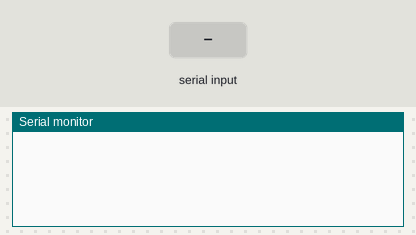
Simulated run of this sketch. Board: Arduino Uno, built with avr-gcc and run on an emulated ATmega328P. Shown: the last lines printed to the serial monitor. The inputs (shaded band) are chosen by the test bench.

Above: at 1.2 s.
1.3 s: "90,45\n" received over Serial
At 2.2 s:
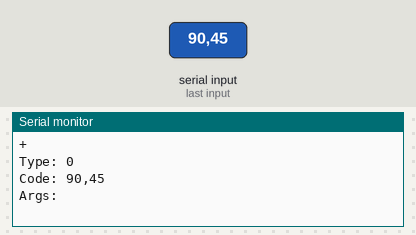
2.8 s: "5\n" received over Serial
At 3.7 s:
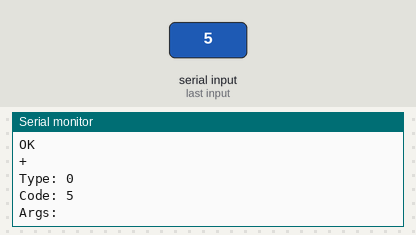
4.8 s: "1,90,45\n" received over Serial
At 6.7 s:
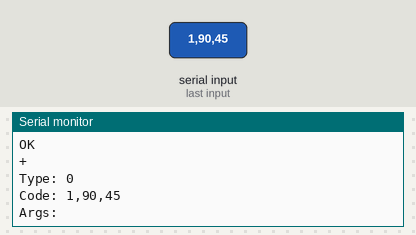

The sketch:

test_serial.ino
```cpp
#include "SerialIO.h"

#define DEBUG_SERIAL true

SerialIO IO;

struct Message currentMessage;

void setup() {
  IO = SerialIO();
}

void loop() {
  struct Message newMessage = IO.readMessage();
  if (newMessage.code != "") {
    handleMessage(newMessage);
  }
}

void handleMessage(struct Message message) {
  currentMessage = message;

  #if DEBUG_SERIAL
    echoMessageDebug(message);
  #endif

  if (message.type == COMMAND) {
    delay(2000);    // симуляция выполнения команды
    IO.sendCompletion();
  }
  else {
    delay(100);    // симуляция обработки данных с датчика
    struct Message outgoingMessage = IO.produceMessage(RESPONSE, "Hd", 120);
    IO.sendMessage(outgoingMessage);
  }

}

#if DEBUG_SERIAL
void echoMessageDebug(struct Message message) {

  Serial.println("Type: " + String(message.type));
  Serial.println("Code: " + message.code);
  Serial.print("Args:");
  for (int i = 0; i < IO.countArgs(message.args); i++) {
    Serial.print(" " + String(message.args[i]));
  }
  Serial.println();
}
#endif
```

SerialIO.cpp
```cpp
#include "Arduino.h"
#include "SerialIO.h"

SerialIO::SerialIO() {
  Serial.begin(9600);
}

const char REQUEST_PREFIX = '?';

struct Message SerialIO::readMessage() {
  struct Message result;

  String newMessage = readSerial();
  if (newMessage != "") {
    result = parseMessage(newMessage);
    sendConfirmation();
  }

  return result;
}

struct Message SerialIO::produceMessage(byte type, String code, int a0, int a1, int a2, int a3, int a4, int a5, int a6, int a7, int a8, int a9) {
  struct Message result;
  result.type = type;
  result.code = code;
  result.args[0] = a0; result.args[1] = a1; result.args[2] = a2; result.args[3] = a3; result.args[4] = a4;
  result.args[5] = a5; result.args[6] = a6; result.args[7] = a7; result.args[8] = a8; result.args[9] = a9;
  return result;
}

void SerialIO::sendMessage(struct Message message) {
  if (message.type == RESPONSE) {
    Serial.print('!');
  }
  Serial.print(message.code);
  for (int i = 0; i < countArgs(message.args); i++) {
    Serial.print(" ");
    Serial.print(String(message.args[i]));
  }
  Serial.println();
}

void SerialIO::sendConfirmation() {
  Serial.println("+");
}

void SerialIO::sendCompletion() {
  Serial.println("OK");
}

int SerialIO::countArgs(int args[]) {
  for (int i = 0; i < 10; i++) {
    if (args[i] == INT_MIN) {
      return i;
    }
  }
  return 10;
}

// читает все символы до '\n' и добавляет их в буффер. Если символ означает конец команды - возвращает всю команду БЕЗ ЭТОГО СИМВОЛА.
String SerialIO::readSerial() {
  while (Serial.available()) {
    char symbol = char(Serial.read());

    if (symbol == '\n') {
      String _buffer = buffer;
      buffer = "";
      return _buffer;
    }

    buffer += symbol;
  }

  return "";
}


struct Message SerialIO::parseMessage(String message) {
  struct Message output = produceMessage(COMMAND, "");
  if (message == "") {
    return output;
  }

  int offset = 0;
  if (message.charAt(0) == REQUEST_PREFIX) {
    output.type = REQUEST;
    offset++;
  }

  bool isWritingArgs = false;
  String argStr = "";
  int argIndex = 0;
  for (int i = offset; i < message.length(); i++) {
    char c = message.charAt(i);

    if (isSpace(c)) {
      if (!isWritingArgs) {
        isWritingArgs = true;
      }
      else {
        output.args[argIndex++] = argStr.toInt();
        argStr = "";
      }
    }
    else {
      if (isWritingArgs) {
        argStr += c;
      }
      else {
        output.code += c;
      }
    }
  }

  if (argStr != "") {
    output.args[argIndex] = argStr.toInt();
  }

  return output;
}
```

SerialIO.h
```cpp
#include "Arduino.h"

const byte COMMAND = 0;
const byte REQUEST = 1;
const byte RESPONSE = 1;
const int INT_MIN = -pow(2, 15) + 1;

class SerialIO {
  public:
    SerialIO();
    struct Message readMessage();
    void sendMessage(struct Message message);
    void sendConfirmation();
    void sendCompletion();
    int countArgs(int args[]);
    struct Message produceMessage(byte type, String code,
                                  int a0 = INT_MIN, int a1 = INT_MIN, int a2 = INT_MIN, int a3 = INT_MIN, int a4 = INT_MIN,
                                  int a5 = INT_MIN, int a6 = INT_MIN, int a7 = INT_MIN, int a8 = INT_MIN, int a9 = INT_MIN);

  private:
    String buffer = "";
    String readSerial();
    struct Message parseMessage(String newMessage);
};

struct Message {
  byte type;
  String code;
  int args[10];
};
```

Measured:
- after the input at 1.3 s, the serial monitor: prints a new line at once (image 1)
- after the input at 2.8 s, the serial monitor: prints a new line after 0.52 s (image 2)
- after the input at 4.8 s, the serial monitor: prints a new line after 0.52 s (image 3)
